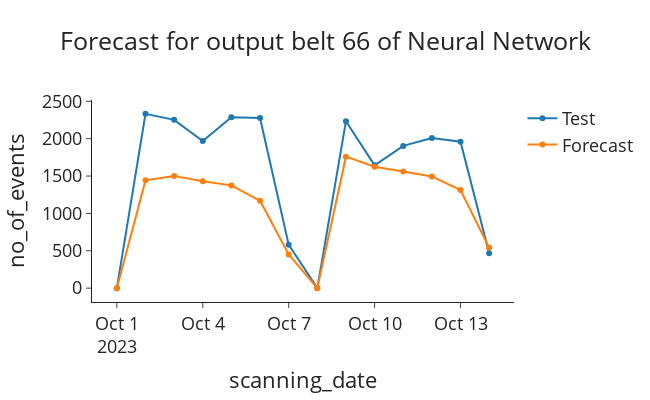
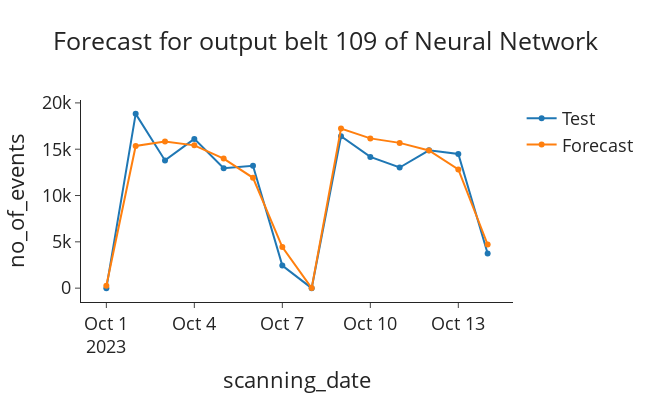
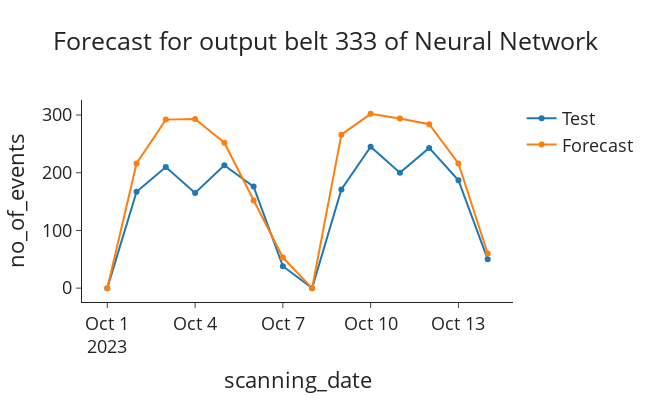

These figures' notebook cell, in order:
### Code cell
train_NN(df)

### Figure 1 — Plotly figure (JSON) as saved in the notebook; plotly's stock layout.template omitted (floating-point values rounded to 4 significant figures)
{"data": [{"name": "Test", "type": "scatter", "x": ["2023-10-01", "2023-10-02", "2023-10-03", "2023-10-04", "2023-10-05", "2023-10-06", "2023-10-07", "2023-10-08", "2023-10-09", "2023-10-10", "2023-10-11", "2023-10-12", "2023-10-13", "2023-10-14"], "y": [0.0001, 2332, 2252, 1969, 2288, 2277, 581, 1, 2234, 1644, 1903, 2008, 1959, 467]}, {"name": "Forecast", "type": "scatter", "x": ["2023-10-01", "2023-10-02", "2023-10-03", "2023-10-04", "2023-10-05", "2023-10-06", "2023-10-07", "2023-10-08", "2023-10-09", "2023-10-10", "2023-10-11", "2023-10-12", "2023-10-13", "2023-10-14"], "y": [0, 1442, 1502, 1429, 1375, 1169, 451, 0, 1759, 1624, 1562, 1495, 1312, 540]}], "layout": {"font": {"size": 18}, "height": 400, "title": {"text": "Forecast for output belt 66 of Neural Network", "x": 0.5}, "width": 650, "xaxis": {"title": {"text": "scanning_date"}}, "yaxis": {"title": {"text": "no_of_events"}}}}

### Figure 2 — Plotly figure (JSON) as saved in the notebook; plotly's stock layout.template omitted (floating-point values rounded to 4 significant figures)
{"data": [{"name": "Test", "type": "scatter", "x": ["2023-10-01", "2023-10-02", "2023-10-03", "2023-10-04", "2023-10-05", "2023-10-06", "2023-10-07", "2023-10-08", "2023-10-09", "2023-10-10", "2023-10-11", "2023-10-12", "2023-10-13", "2023-10-14"], "y": [0.0001, 18818, 13789, 16112, 12949, 13218, 2433, 0.0001, 16401, 14169, 13025, 14881, 14489, 3738]}, {"name": "Forecast", "type": "scatter", "x": ["2023-10-01", "2023-10-02", "2023-10-03", "2023-10-04", "2023-10-05", "2023-10-06", "2023-10-07", "2023-10-08", "2023-10-09", "2023-10-10", "2023-10-11", "2023-10-12", "2023-10-13", "2023-10-14"], "y": [264, 15348, 15821, 15417, 13986, 11915, 4438, 3, 17228, 16169, 15684, 14860, 12817, 4712]}], "layout": {"font": {"size": 18}, "height": 400, "title": {"text": "Forecast for output belt 109 of Neural Network", "x": 0.5}, "width": 650, "xaxis": {"title": {"text": "scanning_date"}}, "yaxis": {"title": {"text": "no_of_events"}}}}

### Figure 3 — Plotly figure (JSON) as saved in the notebook; plotly's stock layout.template omitted (floating-point values rounded to 4 significant figures)
{"data": [{"name": "Test", "type": "scatter", "x": ["2023-10-01", "2023-10-02", "2023-10-03", "2023-10-04", "2023-10-05", "2023-10-06", "2023-10-07", "2023-10-08", "2023-10-09", "2023-10-10", "2023-10-11", "2023-10-12", "2023-10-13", "2023-10-14"], "y": [0.0001, 167, 210, 165, 213, 176, 38, 0.0001, 171, 245, 200, 243, 187, 50]}, {"name": "Forecast", "type": "scatter", "x": ["2023-10-01", "2023-10-02", "2023-10-03", "2023-10-04", "2023-10-05", "2023-10-06", "2023-10-07", "2023-10-08", "2023-10-09", "2023-10-10", "2023-10-11", "2023-10-12", "2023-10-13", "2023-10-14"], "y": [0, 216, 292, 293, 252, 152, 53, 0, 266, 302, 294, 284, 216, 60]}], "layout": {"font": {"size": 18}, "height": 400, "title": {"text": "Forecast for output belt 333 of Neural Network", "x": 0.5}, "width": 650, "xaxis": {"title": {"text": "scanning_date"}}, "yaxis": {"title": {"text": "no_of_events"}}}}
